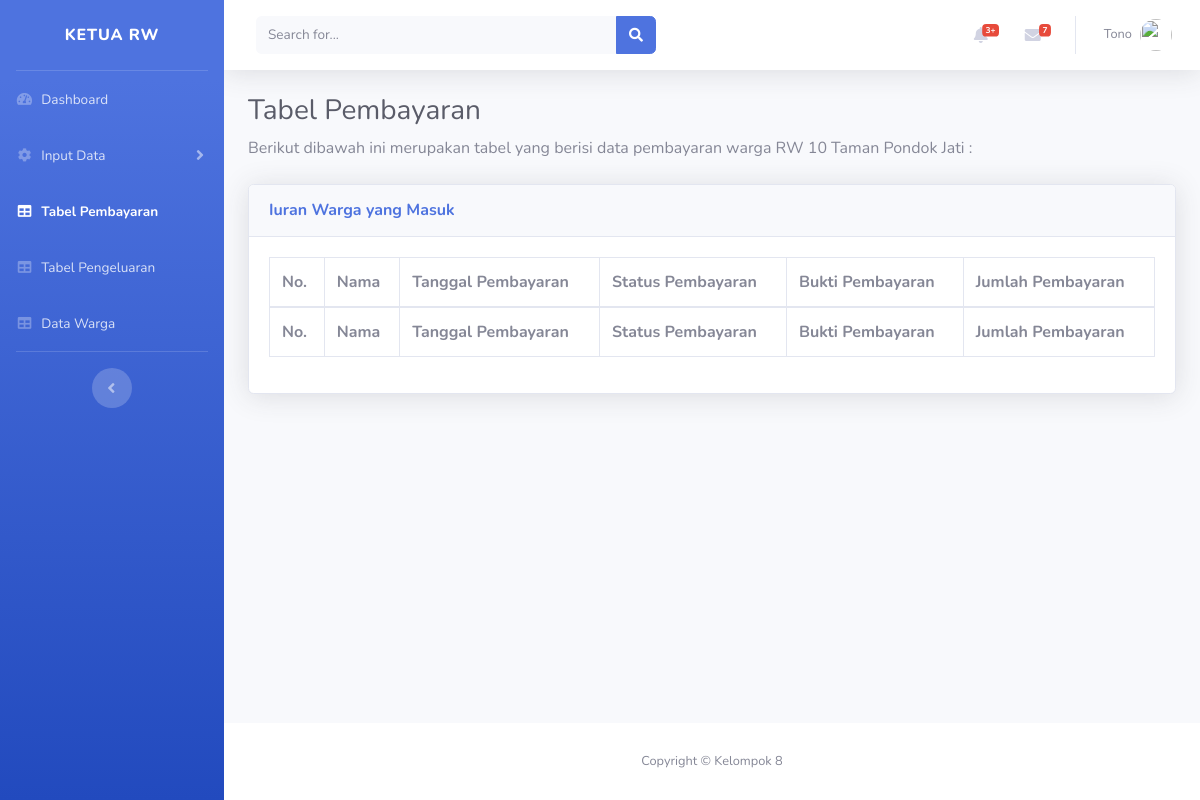
Page /tablespembayaranadmin1.php on the earlier database version.
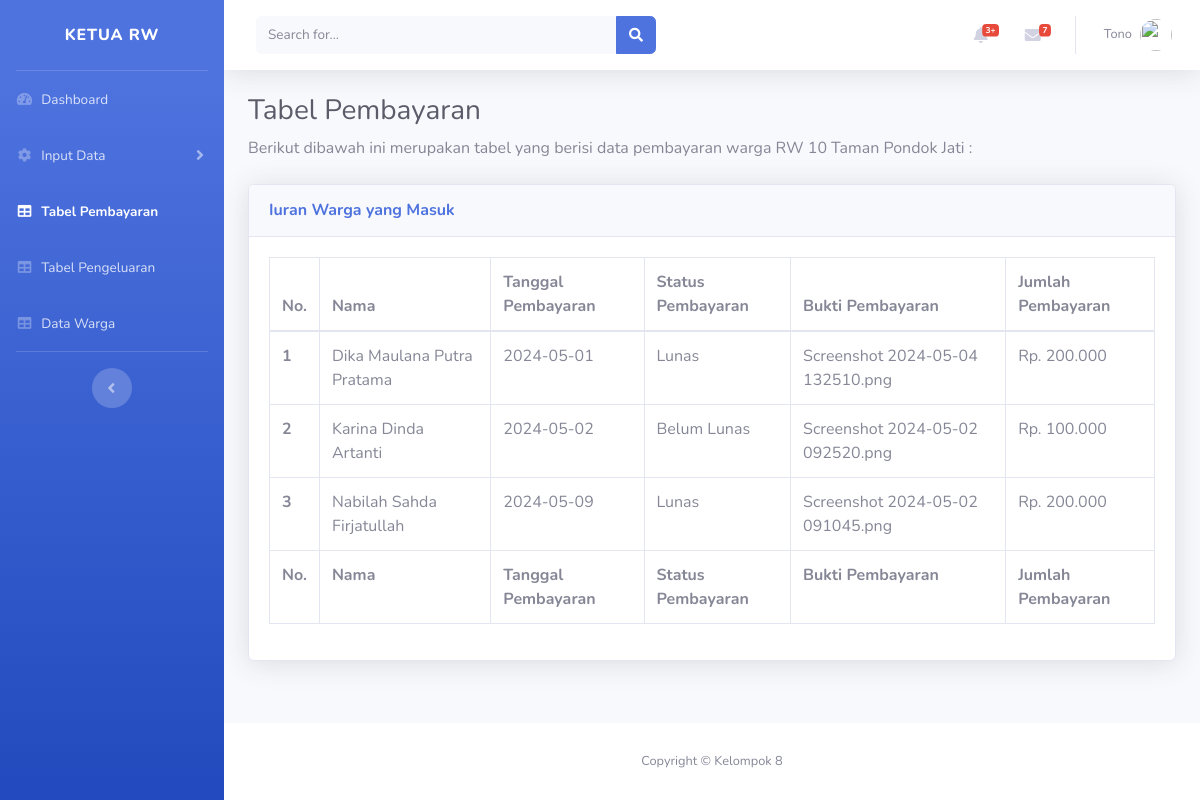
Same page on the later database version.
### tables this page shows
CREATE TABLE `tb_pembayaran` (
  `id_warga` int(11) NOT NULL,
  `nama_warga` varchar(50) NOT NULL,
  `tanggal_pembayaran` date NOT NULL DEFAULT current_timestamp(),
  `status_pembayaran` text NOT NULL,
  `bukti_pembayaran` varchar(255) NOT NULL,
  `jumlah_pembayaran` varchar(11) NOT NULL
);

### tablespembayaranadmin1.php (the view, shortened to what the changed rows need)
<?php
     include_once ("database.php");
     $query= "SELECT * FROM tb_pembayaran";
     $hasil= mysqli_query ($db, $query);
     $rp = "Rp. ";
?>
<!DOCTYPE html>
<html lang="en">
<head>
  <link href="vendor/fontawesome-free/css/all.min.css" rel="stylesheet" type="text/css">
  <link href="css/sb-admin-2.min.css" rel="stylesheet">
  <link href="vendor/datatables/dataTables.bootstrap4.min.css" rel="stylesheet">
</head>
<body id="page-top">
  <div id="wrapper">
    <div id="content-wrapper" class="d-flex flex-column">
      <div id="content">
        <div class="container-fluid">
          <h1 class="h3 mb-2 text-gray-800">Tabel Pembayaran</h1>
          <div class="card shadow mb-4">
            <div class="card-body">
              <div class="table-responsive">
                <table class="table table-bordered" id="dataTable" width="100%" cellspacing="0">
                  <thead>
                    <tr>
                      <th>No.</th>
                      <th>Nama</th>
                      <th>Tanggal Pembayaran</th>
                      <th>Status Pembayaran</th>
                      <th>Bukti Pembayaran</th>
                      <th>Jumlah Pembayaran</th>
                    </tr>
                  </thead>
                  <tfoot>
                    <tr>
                      <th>No.</th>
                      <th>Nama</th>
                      <th>Tanggal Pembayaran</th>
                      <th>Status Pembayaran</th>
                      <th>Bukti Pembayaran</th>
                      <th>Jumlah Pembayaran</th>
                    </tr>
                  </tfoot>
                  <tbody>
                  <?php $nomor=1;
                  while ($data=mysqli_fetch_array ($hasil)){
                    ?>
                    <tr>
                    <th scope="row"> <?php echo $data['id_warga']; ?></th>
                    <td> <?php echo $data['nama_warga']; ?> </td>
                    <td> <?php echo $data['tanggal_pembayaran']; ?> </td>
                    <td> <?php echo $data['status_pembayaran']; ?> </td>
                    <td> <?php echo $data['bukti_pembayaran']; ?> </td>
                    <td> <?php echo $rp .$data['jumlah_pembayaran']; ?> </td>
                    </tr>
                    <?php $nomor++; } ?>
                  </tbody>
                </table>
              </div>
            </div>
          </div>
        </div>
      </div>
    </div>
  </div>
</body>
</html>

Differences in the rows shown:
added tb_pembayaran: id_warga "1", nama_warga "Dika Maulana Putra Pratama", tanggal_pembayaran "2024-05-01", status_pembayaran "Lunas", bukti_pembayaran "Screenshot 2024-05-04 132510.png", jumlah_pembayaran "200.000"
added tb_pembayaran: id_warga "2", nama_warga "Karina Dinda Artanti", tanggal_pembayaran "2024-05-02", status_pembayaran "Belum Lunas", bukti_pembayaran "Screenshot 2024-05-02 092520.png", jumlah_pembayaran "100.000"
added tb_pembayaran: id_warga "3", nama_warga "Nabilah Sahda Firjatullah", tanggal_pembayaran "2024-05-09", status_pembayaran "Lunas", bukti_pembayaran "Screenshot 2024-05-02 091045.png", jumlah_pembayaran "200.000"
